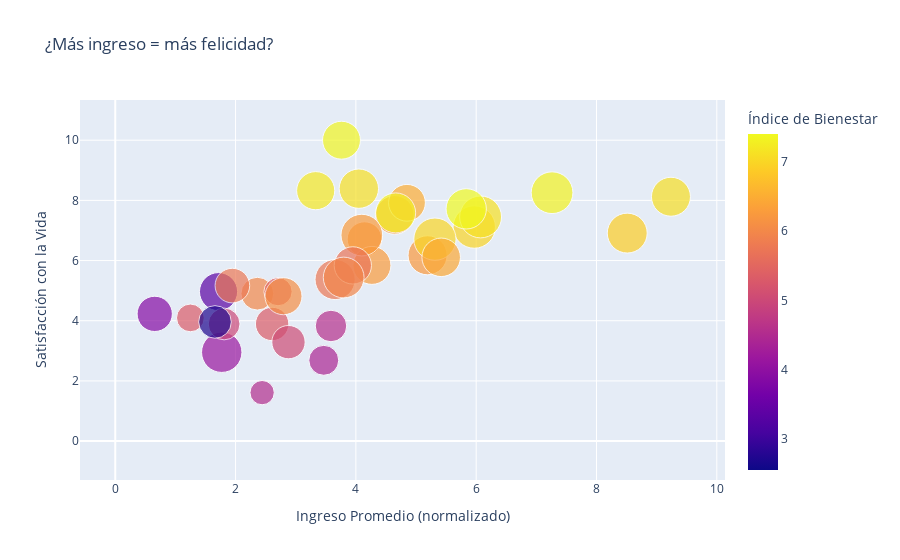

Notebook cell for this chart:
### Markdown cell above
### Gráfica Uziel

### Code cell
import plotly.express as px

tabla_normalizada["País"] = tabla_normalizada.index

fig = px.scatter(
    tabla_normalizada,
    x="Income (Prom)",
    y="Life Satisfaction (Prom)",
    hover_name="País",
    title="¿Más ingreso = más felicidad?",
    labels={
        "Income (Prom)": "Ingreso Promedio (normalizado)",
        "Life Satisfaction (Prom)": "Satisfacción con la Vida"
    },
    color="Índice de Bienestar",
    size="Health (Prom)",
    size_max=30
)

fig.show()

### Figure 1 — Plotly figure (JSON) as saved in the notebook; plotly's stock layout.template omitted (floating-point values rounded to 4 significant figures)
{"data": [{"hovertemplate": "<b>%{hovertext}</b><br><br>Ingreso Promedio (normalizado)=%{x}<br>Satisfacción con la Vida=%{y}<br>Health (Prom)=%{marker.size}<br>Índice de Bienestar=%{marker.color}<extra></extra>", "hovertext": ["Australia", "Austria", "Belgium", "Brazil", "Canada", "Chile", "Colombia", "Costa Rica", "Czechia", "Denmark", "Estonia", "Finland", "France", "Germany", "Greece", "Hungary", "Iceland", "Ireland", "Israel", "Italy", "Japan", "Korea", "Latvia", "Lithuania", "Luxembourg", "Mexico", "Netherlands", "New Zealand", "Norway", "OECD - Total", "Poland", "Portugal", "Russia", "Slovak Republic", "Slovenia", "South Africa", "Spain", "Sweden", "Switzerland", "TÃ¼rkiye", "United Kingdom", "United States"], "legendgroup": "", "marker": {"color": [6.98, 6.212, 6.236, 4.221, 7.0, 3.871, 2.558, 3.338, 6.204, 7.205, 5.992, 7.344, 6.258, 6.49, 4.137, 4.991, 7.373, 6.26, 5.864, 5.762, 4.581, 4.413, 5.309, 5.418, 7.086, 2.715, 7.106, 7.118, 7.295, 5.701, 5.33, 5.054, 4.553, 5.767, 6.087, 2.796, 5.966, 7.395, 7.319, 3.208, 6.44, 6.893], "coloraxis": "coloraxis", "size": [9.491, 7.87, 8.042, 5.783, 9.423, 6.552, 7.375, 7.658, 6.351, 7.663, 5.669, 7.584, 7.606, 7.136, 8.61, 5.323, 8.615, 9.149, 8.669, 8.485, 5.238, 4.72, 4.056, 4.205, 8.015, 5.63, 8.158, 9.259, 8.419, 7.33, 5.883, 5.861, 3.115, 6.32, 7.249, 0.0, 8.769, 8.57, 9.189, 6.69, 7.826, 8.405], "sizemode": "area", "sizeref": 0.01055, "symbol": "circle"}, "mode": "markers", "name": "", "orientation": "v", "showlegend": false, "type": "scatter", "x": [5.968, 4.645, 5.192, NaN, 5.314, 0.656, NaN, 1.717, 4.144, 3.332, 2.362, 3.761, 4.267, 4.85, 1.77, 1.81, NaN, 4.098, NaN, 3.655, 3.586, 3.466, 1.249, 2.706, 9.238, 1.658, 4.049, 6.073, 4.662, 3.949, 2.608, 2.88, 2.442, 1.947, 2.797, 0.0, 3.797, 5.834, 7.261, NaN, 5.418, 8.511], "xaxis": "x", "y": [7.114, 7.517, 6.174, 4.295, 6.711, 4.228, 3.154, 4.966, 6.711, 8.322, 4.899, 10.0, 5.839, 7.919, 2.953, 3.893, 8.674, 6.846, 7.45, 5.369, 3.826, 2.685, 4.094, 4.966, 8.121, 3.96, 8.389, 7.45, 7.584, 5.839, 3.893, 3.289, 1.611, 5.168, 4.815, 0.06711, 5.436, 7.718, 8.255, 0.0, 6.107, 6.913], "yaxis": "y"}], "layout": {"coloraxis": {"colorbar": {"title": {"text": "Índice de Bienestar"}}, "colorscale": [[0, "#0d0887"], [0.1111, "#46039f"], [0.2222, "#7201a8"], [0.3333, "#9c179e"], [0.4444, "#bd3786"], [0.5556, "#d8576b"], [0.6667, "#ed7953"], [0.7778, "#fb9f3a"], [0.8889, "#fdca26"], [1, "#f0f921"]]}, "legend": {"itemsizing": "constant", "tracegroupgap": 0}, "title": {"text": "¿Más ingreso = más felicidad?"}, "xaxis": {"anchor": "y", "domain": [0, 1], "title": {"text": "Ingreso Promedio (normalizado)"}}, "yaxis": {"anchor": "x", "domain": [0, 1], "title": {"text": "Satisfacción con la Vida"}}}}
